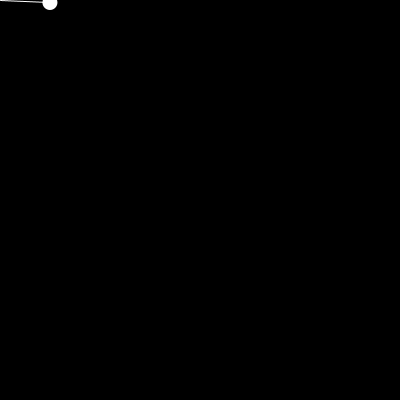
Frame 1 (no input)
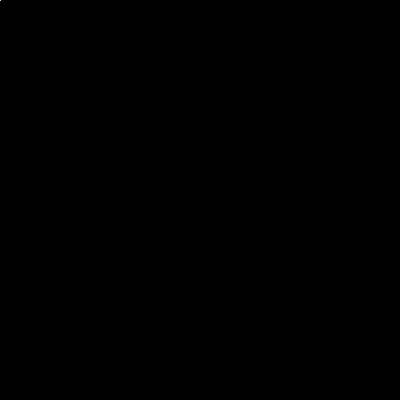
Frame 60 (the mouse pressed at the canvas centre just before this capture)
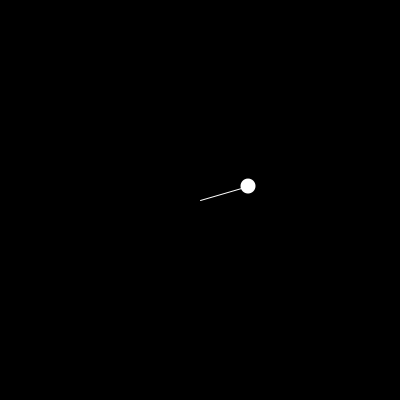
Frame 120 (the mouse held since frame 60 and released just before this capture)

The Processing sketch that drew these frames (run headless with seeded random() and noise(); from frame 60 on, the mouse is pressed at the canvas centre):

// Processing sketch: processing_20114
// ── processing_20114.pde

float vitesse = 0.05;
float angle = 0;
float rayon = 50;
float centreX,centreY;

void setup() {
  size(400,400);
  smooth();
 
}

void draw() {
  
  background(0);
  
  fill(255);
  
   centreX = mouseX;
   centreY = mouseY;
   
  
  angle += vitesse;
  
  float x = cos(angle) * rayon + centreX;
  float y = sin(angle) * rayon + centreY;
   noStroke();
  ellipse(x,y,15,15);
  stroke(255);
  line(mouseX,mouseY,x,y);
  
  
  
}
